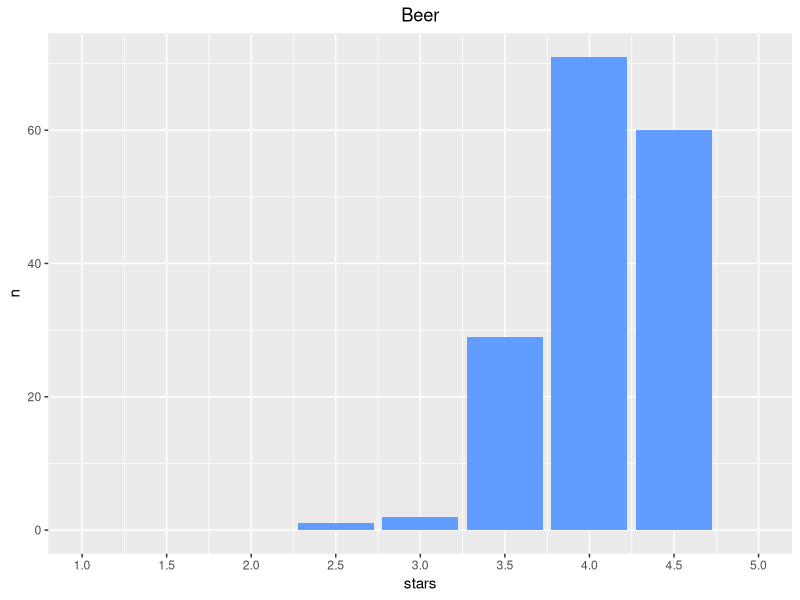
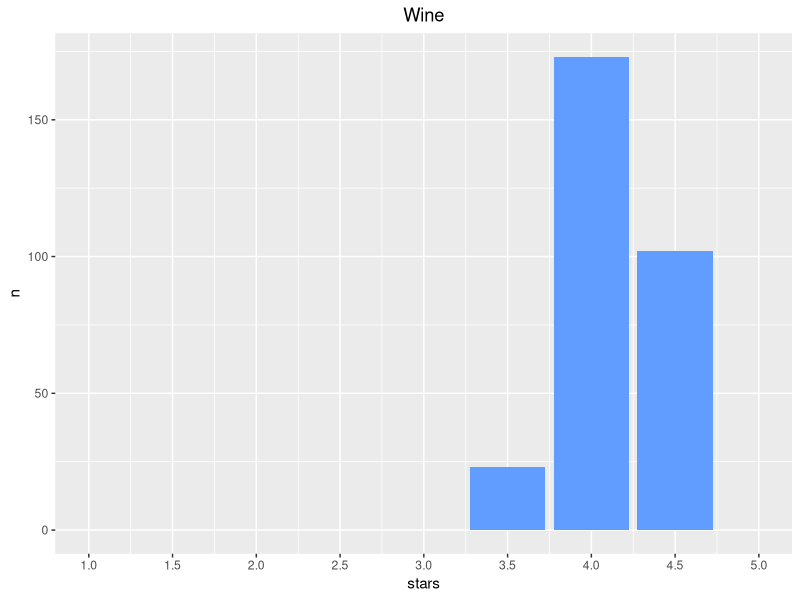
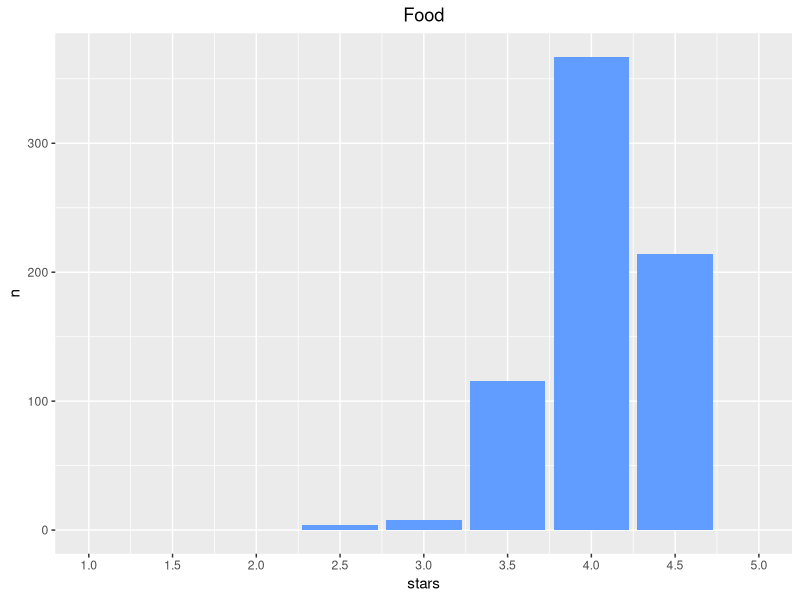
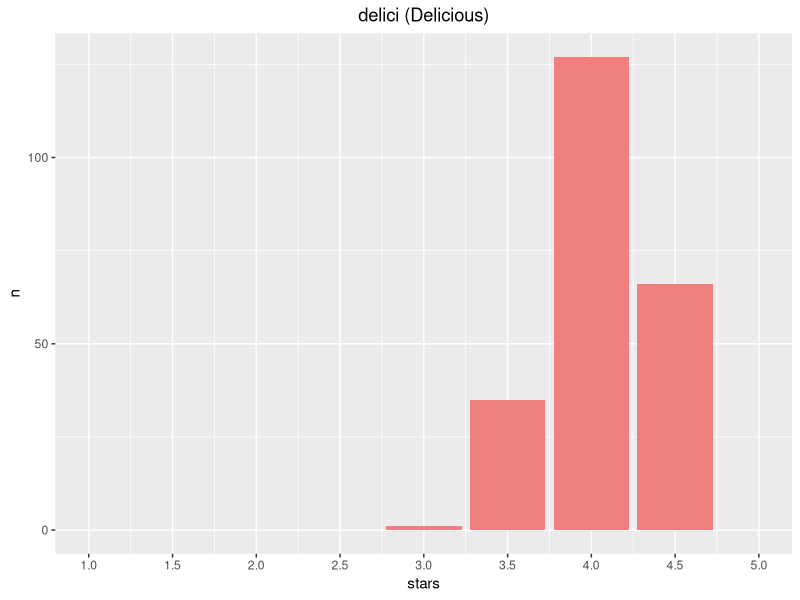
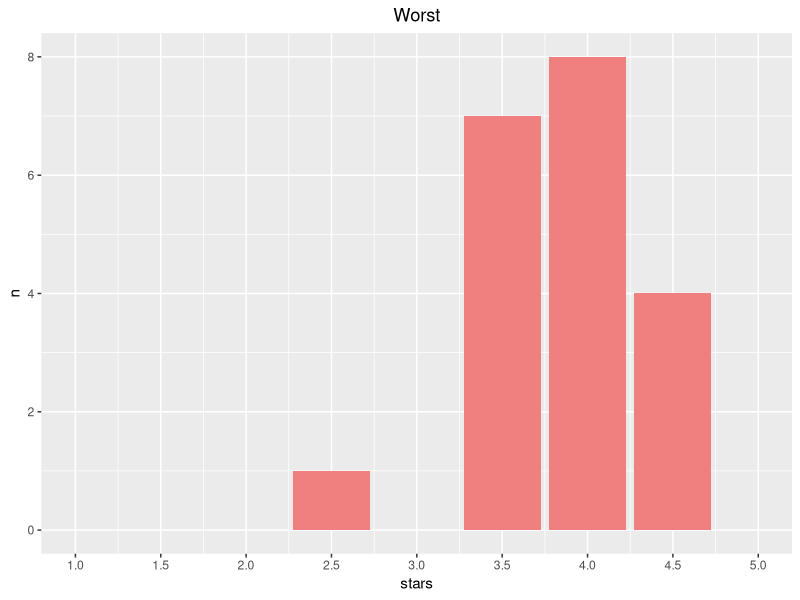
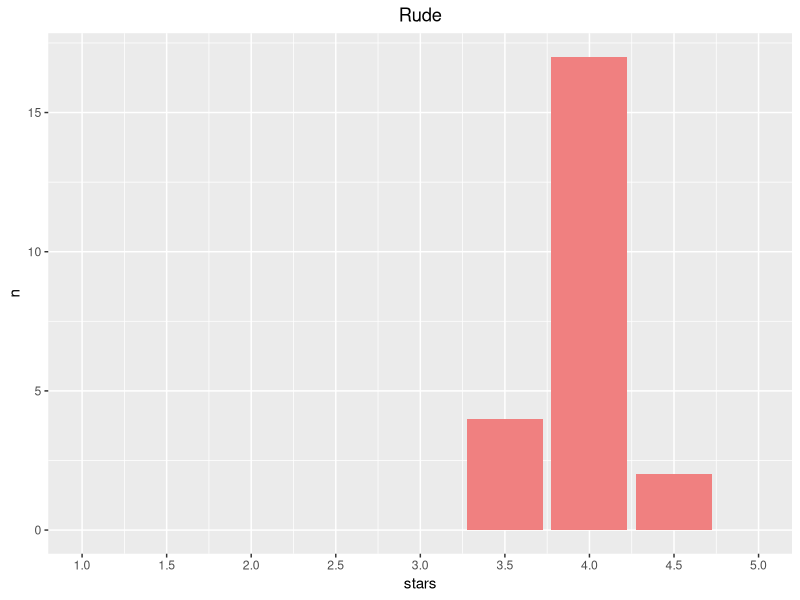
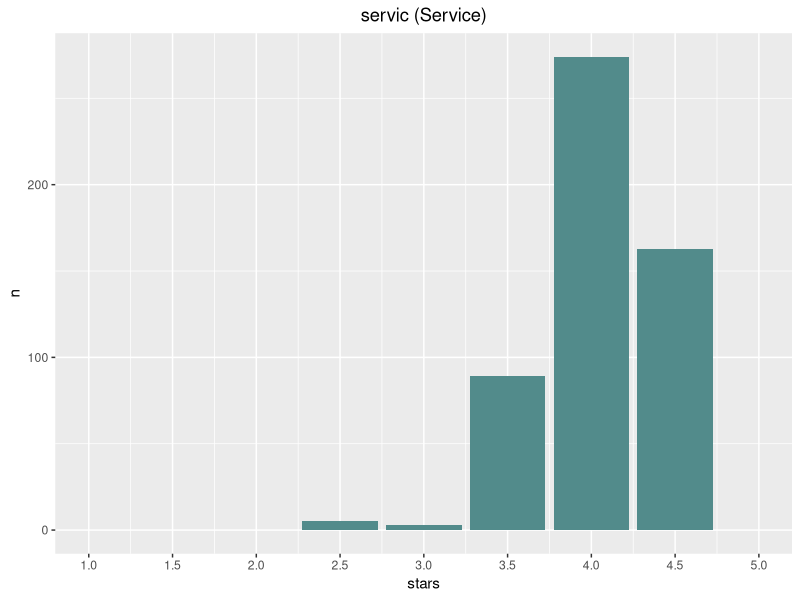
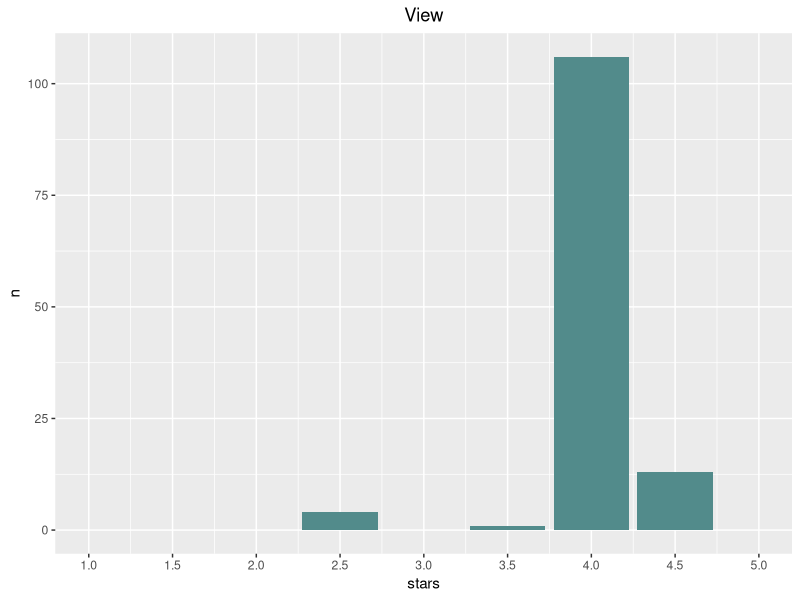

Source code (R) for these figures, in order:
library(tidyverse)
tips = read_csv("./data/Count_for_Tips.csv")
head(tips)

#pdf("Tip Word Histograms.pdf")
#par(mfrow=c(3,3))



tips %>%
  filter(word == "beer") %>%
  ggplot() +
  geom_col(aes(stars, n), fill = "#619CFF") +
  ggtitle("Beer") +
  theme(plot.title = element_text(hjust = 0.5)) +
  scale_x_continuous(breaks=seq(1, 5, 0.5),limits = c(1, 5))

  
tips %>%
  filter(word == "wine") %>%
  ggplot() +
  geom_col(aes(stars, n), fill = "#619CFF") +
  ggtitle("Wine") +
  theme(plot.title = element_text(hjust = 0.5))+
  scale_x_continuous(breaks=seq(1, 5, 0.5),limits = c(1, 5))

tips %>%
  filter(word == "food") %>%
  ggplot() +
  geom_col(aes(stars, n), fill = "#619CFF") +
  ggtitle("Food") +
  theme(plot.title = element_text(hjust = 0.5))+
  scale_x_continuous(breaks=seq(1, 5, 0.5),limits = c(1, 5))



tips %>%
  filter(word == "delici") %>%
  ggplot() +
  geom_col(aes(stars, n), fill = "lightcoral") +
  ggtitle("delici (Delicious)") +
  theme(plot.title = element_text(hjust = 0.5))+
  scale_x_continuous(breaks=seq(1, 5, 0.5),limits = c(1, 5))

tips %>%
  filter(word == "worst") %>%
  ggplot() +
  geom_col(aes(stars, n), fill = "lightcoral") +
  ggtitle("Worst") +
  theme(plot.title = element_text(hjust = 0.5))+
  scale_x_continuous(breaks=seq(1, 5, 0.5),limits = c(1, 5))

tips %>%
  filter(word == "rude") %>%
  ggplot() +
  geom_col(aes(stars, n), fill = "lightcoral") +
  ggtitle("Rude") +
  theme(plot.title = element_text(hjust = 0.5))+
  scale_x_continuous(breaks=seq(1, 5, 0.5),limits = c(1, 5))



tips %>%
  filter(word == "servic") %>%
  ggplot() +
  geom_col(aes(stars, n), fill = "darkslategray4") +
  ggtitle("servic (Service)") +
  theme(plot.title = element_text(hjust = 0.5))+
  scale_x_continuous(breaks=seq(1, 5, 0.5),limits = c(1, 5))

tips %>%
  filter(word == "view") %>%
  ggplot() +
  geom_col(aes(stars, n), fill = "darkslategray4") +
  ggtitle("View") +
  theme(plot.title = element_text(hjust = 0.5))+
  scale_x_continuous(breaks=seq(1, 5, 0.5),limits = c(1, 5))

tips %>%
  filter(word == "wait") %>%
  ggplot() +
  geom_col(aes(stars, n), fill = "darkslategray4") +
  ggtitle("wait") +
  theme(plot.title = element_text(hjust = 0.5))+
  scale_x_continuous(breaks=seq(1, 5, 0.5),limits = c(1, 5))



#dev.off()
